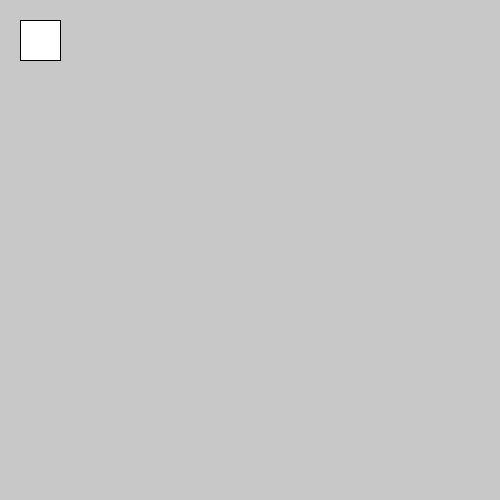
Frame 1 (no input)
Frame 60 (the mouse pressed at the canvas centre just before this capture): identical to frame 1, image omitted
Frame 120 (the mouse held since frame 60 and released just before this capture): identical to frame 1, image omitted

The Processing sketch that drew this single still picture (run headless with seeded random() and noise(); from frame 60 on, the mouse is pressed at the canvas centre):

// Processing sketch: sketch_170516a
// ── sketch_170516a.pde
/**

Shapes that attract to mouse when mouse is clicked.
shapes repel when mouse is "not clicking".
*/

void setup(){
  size(500,500);
}

boolean clicked = false;

int shapex1 = 20;
int shapex2 = 40;
int shapey1 = 20;
int shapey2 = 40;



void shape1(){
  rect(shapex1,shapey1,shapex2,shapey2);
}

void speed(){
  

}

void attract(){
  shapex1 = shapex1 + mouseX;
  shapex2 = shapex2 + mouseX;
  shapey1 = shapey1 + mouseY;
  shapey2 = shapey2 + mouseY;
}

void repel(){
  shapex1 = shapex1 - mouseX;
  shapex2 = shapex2 - mouseX;
  shapey1 = shapey1 - mouseY;
  shapey2 = shapey2 - mouseY;
}

void mouseClicked(){
  clicked = true; 
}

void draw(){
  background(200);
  shape1();
  if(clicked == true){
  attract();
  clicked = false;
}

}
